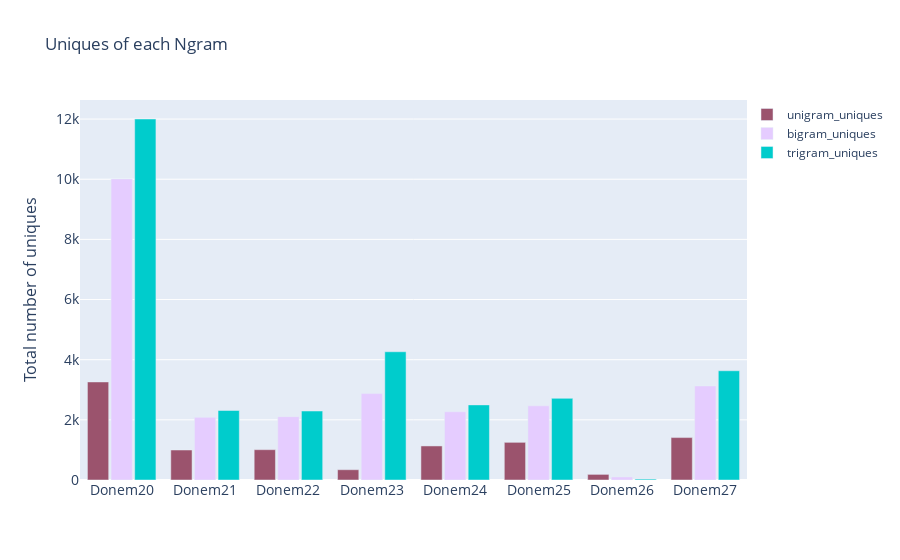

Notebook code cell kept with this figure:
### Markdown cell above
## Comparing The Unique Words In each Donem

### Code cell
import plotly.graph_objects as go

y=[]

for i in range(20,28):
    y.append("Donem"+str(i))


fig = go.Figure()
fig.add_trace(go.Bar(x=y,
                y=unigram_uniques,
                name='unigram_uniques',
                marker_color='rgb(155, 83, 109)'
                ))
fig.add_trace(go.Bar(x=y,
                y=bigram_uniques,
                name='bigram_uniques',
                marker_color='rgb(229, 204, 255)'
                ))
fig.add_trace(go.Bar(x=y,
                y=trigram_uniques,
                name='trigram_uniques',
                marker_color='rgb(0, 204, 204)'
                ))

fig.update_layout(
    title='Uniques of each Ngram',
    xaxis_tickfont_size=14,
    yaxis=dict(
        title='Total number of uniques',
        titlefont_size=16,
        tickfont_size=14,
    ),
    legend=dict(
        x=1,
        y=1.0,
        bgcolor='rgba(255, 255, 255, 0)',
        bordercolor='rgba(255, 255, 255, 0)'
    ),
    barmode='group',
    bargap=0.15, # gap between bars of adjacent location coordinates.
    bargroupgap=0.1 # gap between bars of the same location coordinate.
)
fig.show()

### Figure 1 — Plotly figure (JSON) as saved in the notebook; plotly's stock layout.template omitted (floating-point values rounded to 4 significant figures)
{"data": [{"marker": {"color": "rgb(155, 83, 109)"}, "name": "unigram_uniques", "type": "bar", "x": ["Donem20", "Donem21", "Donem22", "Donem23", "Donem24", "Donem25", "Donem26", "Donem27"], "y": [3260, 997, 1008, 342, 1132, 1252, 187, 1410]}, {"marker": {"color": "rgb(229, 204, 255)"}, "name": "bigram_uniques", "type": "bar", "x": ["Donem20", "Donem21", "Donem22", "Donem23", "Donem24", "Donem25", "Donem26", "Donem27"], "y": [10010, 2083, 2106, 2873, 2268, 2465, 101, 3127]}, {"marker": {"color": "rgb(0, 204, 204)"}, "name": "trigram_uniques", "type": "bar", "x": ["Donem20", "Donem21", "Donem22", "Donem23", "Donem24", "Donem25", "Donem26", "Donem27"], "y": [12002, 2311, 2293, 4264, 2497, 2715, 31, 3632]}], "layout": {"bargap": 0.15, "bargroupgap": 0.1, "barmode": "group", "legend": {"bgcolor": "rgba(255, 255, 255, 0)", "bordercolor": "rgba(255, 255, 255, 0)", "x": 1, "y": 1}, "title": {"text": "Uniques of each Ngram"}, "xaxis": {"tickfont": {"size": 14}}, "yaxis": {"tickfont": {"size": 14}, "title": {"font": {"size": 16}, "text": "Total number of uniques"}}}}
